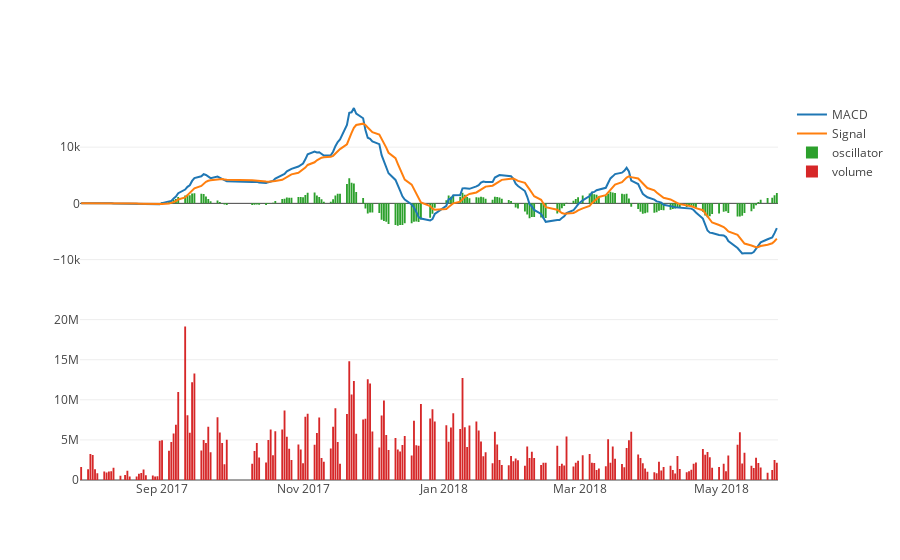

The code cell stored with this chart in its notebook:
### Code cell
offline.init_notebook_mode(connected=True) 

macd = go.Scatter( 
    x=df.date, 
    y=df['macd'], 
    name="MACD") 

signal = go.Scatter( 
    x=df.date, 
    y=df['macds'], 
    name="Signal") 

oscillator = go.Bar( x=df.date, 
    y=df['macdo'], 
    name="oscillator") 

trade_volume = go.Bar( x=df.date, 
    y=df['volume'], 
    name="volume") 

data = [macd, signal, oscillator] 

# data = [celltrion] 
layout = go.Layout(title='{} MACD 그래프'.format(item_name)) 

fig = tools.make_subplots(rows=2, cols=1, shared_xaxes=True) 

for trace in data: 
    fig.append_trace(trace, 1,1) 
    
fig.append_trace(trade_volume, 2,1) 
# fig = go.Figure(data=data, layout=layout) 

offline.iplot(fig)

### Figure 1 — Plotly figure (JSON) as saved in the notebook; plotly's stock layout.template omitted (floating-point values rounded to 4 significant figures; data arrays with more than 128 entries replaced by an {"elided": "..."} marker saying what was removed)
{"data": [{"name": "MACD", "type": "scatter", "x": {"elided": "200 str values"}, "xaxis": "x1", "y": {"elided": "200 float values"}, "yaxis": "y1"}, {"name": "Signal", "type": "scatter", "x": {"elided": "200 str values"}, "xaxis": "x1", "y": {"elided": "200 float values"}, "yaxis": "y1"}, {"name": "oscillator", "type": "bar", "x": {"elided": "200 str values"}, "xaxis": "x1", "y": {"elided": "200 float values"}, "yaxis": "y1"}, {"name": "volume", "type": "bar", "x": {"elided": "200 str values"}, "xaxis": "x1", "y": {"elided": "200 int values"}, "yaxis": "y2"}], "layout": {"xaxis1": {"anchor": "y2", "domain": [0, 1]}, "yaxis1": {"anchor": "free", "domain": [0.575, 1], "position": 0}, "yaxis2": {"anchor": "x1", "domain": [0, 0.425]}}}
